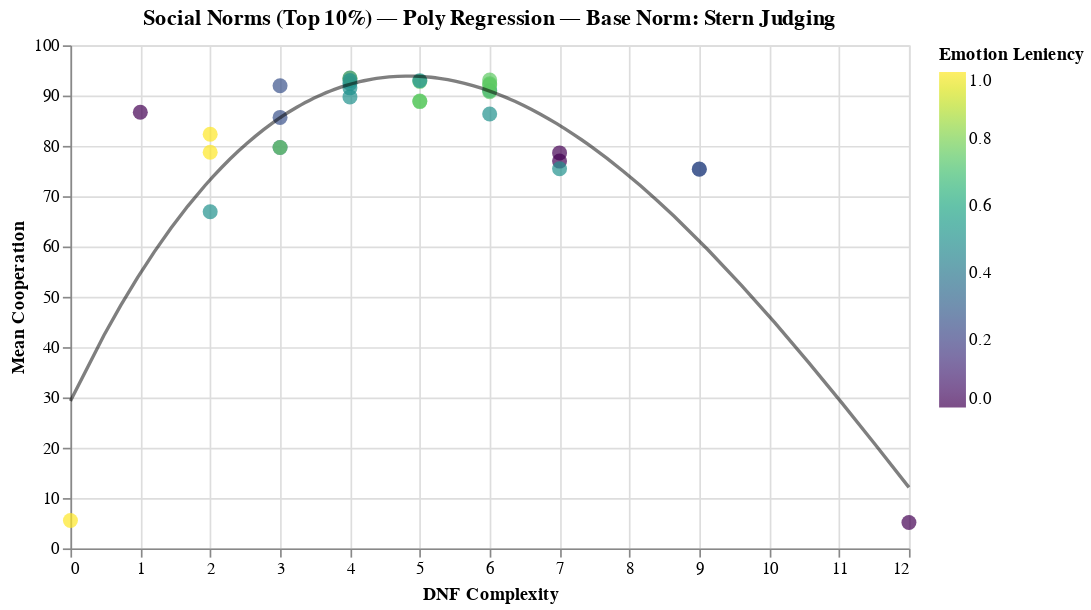

Notebook source saved alongside this figure:
### Markdown cell above
## 📊 Emergent Norms: DNF Complexity vs Cooperation  
This section selects a **base social norm** (e.g., Image Scoring, Stern Judging) and visualizes how all **emergent 8-bit norms** derived from it perform.

For each emergent norm:
- All simulation runs are grouped.
- The **mean cooperation ratio** is computed.
- The **DNF complexity** (number of literals in simplified DNF) is retrieved.

The scatterplot shows:
- **x-axis:** DNF complexity  
- **y-axis:** mean cooperation  
- **each point:** one emergent 8-bit social norm  

This helps reveal which evolved norms are both **simple** and **highly cooperative** under a chosen base norm.

### Code cell
# =============================
#   Scatterplot by Base Norm
# =============================

# 1. Choose base norm (must match identify_base_norm output)
chosen_base_norm = "Stern Judging"   # ← adjust as needed

# Filter only runs that originate from this base norm
filtered = merged_df[merged_df["base_social_norm"] == chosen_base_norm].copy()
filtered = filtered[filtered.Z == 50]
filtered = filtered[filtered.gens == 1000]
filtered = filtered[filtered.gamma_center == 0.8]

# 2. Average all runs per emergent norm
grouped = (
    filtered.groupby(["8bit_vector", "DNF_literals", "Emotion_Leniency"], as_index=False)
            .agg(mean_coop=("average_cooperation", "mean"))
)

# 3. Keep only the top 10% for each DNF complexity
def top_10_percent(df):
    if len(df) == 0:
        return df
    cutoff = np.quantile(df["mean_coop"], 0.90)
    return df[df["mean_coop"] >= cutoff]

grouped_top = (
    grouped.groupby("DNF_literals", group_keys=False)
           .apply(top_10_percent)
)

# Scatter plot with color by Emotion Leniency
scatter = (
    alt.Chart(grouped_top)
    .mark_circle(size=80)
    .encode(
        x=alt.X("DNF_literals:Q", title="DNF Complexity"),
        y=alt.Y("mean_coop:Q", title="Mean Cooperation", scale = alt.Scale(domain=[0,100])),
        color=alt.Color("Emotion_Leniency:Q", title="Emotion Leniency",
                        scale=alt.Scale(scheme="viridis")),
        tooltip=[
            "8bit_vector",
            "DNF_literals",
            "Emotion_Leniency",
            alt.Tooltip("mean_coop:Q", format=".4f")
        ]
    )
)

# Polynomial regression (degree 2)
poly_reg = (
    alt.Chart(grouped_top)
    .transform_regression(
        "DNF_literals",
        "mean_coop",
        method="poly"
    )
    .mark_line(size=2, color="black", opacity=0.5)
    .encode(
        x="DNF_literals:Q",
        y="mean_coop:Q"
    )
)

# Combine
plot = (
    (scatter + poly_reg)
    .properties(
        width=500,
        height=300,
        title=f"Social Norms (Top 10%) — Poly Regression — Base Norm: {chosen_base_norm}"
    )
)

plot

### Figure 1 — Vega-Lite specification as saved in the notebook (floating-point values rounded to 4 significant figures)
{"config": {"view": {"continuousWidth": 300, "continuousHeight": 300}}, "layer": [{"mark": {"type": "circle", "size": 80}, "encoding": {"color": {"field": "Emotion_Leniency", "scale": {"scheme": "viridis"}, "title": "Emotion Leniency", "type": "quantitative"}, "tooltip": [{"field": "8bit_vector", "type": "nominal"}, {"field": "DNF_literals", "type": "quantitative"}, {"field": "Emotion_Leniency", "type": "quantitative"}, {"field": "mean_coop", "format": ".4f", "type": "quantitative"}], "x": {"field": "DNF_literals", "title": "DNF Complexity", "type": "quantitative"}, "y": {"field": "mean_coop", "scale": {"domain": [0, 100]}, "title": "Mean Cooperation", "type": "quantitative"}}}, {"mark": {"type": "line", "color": "black", "opacity": 0.5, "size": 2}, "encoding": {"x": {"field": "DNF_literals", "type": "quantitative"}, "y": {"field": "mean_coop", "type": "quantitative"}}, "transform": [{"on": "DNF_literals", "regression": "mean_coop", "method": "poly"}]}], "data": {"name": "data-f21460453528c76ae4213c13511dc213"}, "height": 300, "title": "Social Norms (Top 10%) — Poly Regression — Base Norm: Stern Judging", "width": 500, "$schema": "https://vega.github.io/schema/vega-lite/v5.16.3.json", "datasets": {"data-f21460453528c76ae4213c13511dc213": [{"8bit_vector": "00000000", "DNF_literals": 0, "Emotion_Leniency": 1.0, "mean_coop": 5.553}, {"8bit_vector": "10101010", "DNF_literals": 1, "Emotion_Leniency": 0.0, "mean_coop": 86.67}, {"8bit_vector": "00000011", "DNF_literals": 2, "Emotion_Leniency": 1.0, "mean_coop": 82.33}, {"8bit_vector": "00001010", "DNF_literals": 2, "Emotion_Leniency": 0.5, "mean_coop": 66.92}, {"8bit_vector": "11110011", "DNF_literals": 2, "Emotion_Leniency": 1.0, "mean_coop": 78.75}, {"8bit_vector": "01010111", "DNF_literals": 3, "Emotion_Leniency": 0.25, "mean_coop": 79.69}, {"8bit_vector": "11010101", "DNF_literals": 3, "Emotion_Leniency": 0.25, "mean_coop": 91.95}, {"8bit_vector": "11101010", "DNF_literals": 3, "Emotion_Leniency": 0.25, "mean_coop": 85.67}, {"8bit_vector": "11111011", "DNF_literals": 3, "Emotion_Leniency": 0.75, "mean_coop": 79.67}, {"8bit_vector": "01000111", "DNF_literals": 4, "Emotion_Leniency": 0.5, "mean_coop": 91.54}, {"8bit_vector": "10001011", "DNF_literals": 4, "Emotion_Leniency": 0.5, "mean_coop": 92.43}, {"8bit_vector": "11000011", "DNF_literals": 4, "Emotion_Leniency": 1.0, "mean_coop": 93.45}, {"8bit_vector": "11001010", "DNF_literals": 4, "Emotion_Leniency": 0.5, "mean_coop": 92.99}, {"8bit_vector": "11010001", "DNF_literals": 4, "Emotion_Leniency": 0.5, "mean_coop": 89.74}, {"8bit_vector": "11100010", "DNF_literals": 4, "Emotion_Leniency": 0.5, "mean_coop": 93.5}, {"8bit_vector": "10000011", "DNF_literals": 5, "Emotion_Leniency": 0.75, "mean_coop": 88.81}, {"8bit_vector": "11000001", "DNF_literals": 5, "Emotion_Leniency": 0.75, "mean_coop": 92.79}, {"8bit_vector": "11000010", "DNF_literals": 5, "Emotion_Leniency": 0.75, "mean_coop": 88.91}, {"8bit_vector": "11101011", "DNF_literals": 5, "Emotion_Leniency": 0.5, "mean_coop": 92.97}, {"8bit_vector": "01000001", "DNF_literals": 6, "Emotion_Leniency": 0.5, "mean_coop": 86.33}, {"8bit_vector": "10000010", "DNF_literals": 6, "Emotion_Leniency": 0.5, "mean_coop": 90.99}, {"8bit_vector": "11000111", "DNF_literals": 6, "Emotion_Leniency": 0.75, "mean_coop": 90.77}, {"8bit_vector": "11001011", "DNF_literals": 6, "Emotion_Leniency": 0.75, "mean_coop": 92.35}, {"8bit_vector": "11010011", "DNF_literals": 6, "Emotion_Leniency": 0.75, "mean_coop": 93.11}, {"8bit_vector": "11100011", "DNF_literals": 6, "Emotion_Leniency": 0.75, "mean_coop": 92.11}, {"8bit_vector": "10100110", "DNF_literals": 7, "Emotion_Leniency": 0.0, "mean_coop": 76.98}, {"8bit_vector": "10101001", "DNF_literals": 7, "Emotion_Leniency": 0.0, "mean_coop": 78.61}, {"8bit_vector": "11000110", "DNF_literals": 7, "Emotion_Leniency": 0.5, "mean_coop": 75.46}, {"8bit_vector": "10000110", "DNF_literals": 9, "Emotion_Leniency": 0.25, "mean_coop": 75.36}, {"8bit_vector": "11010110", "DNF_literals": 9, "Emotion_Leniency": 0.25, "mean_coop": 75.4}, {"8bit_vector": "10010110", "DNF_literals": 12, "Emotion_Leniency": 0.0, "mean_coop": 5.135}]}}
